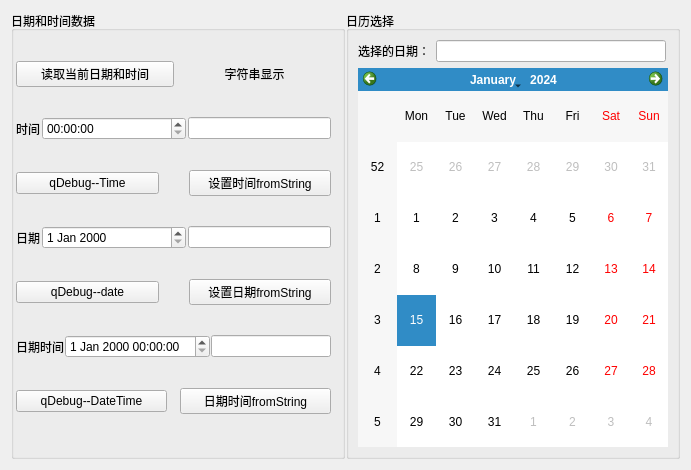
<?xml version="1.0" encoding="UTF-8"?>
<ui version="4.0">
 <class>Widget</class>
 <widget class="QWidget" name="Widget">
  <property name="geometry">
   <rect>
    <x>0</x>
    <y>0</y>
    <width>691</width>
    <height>470</height>
   </rect>
  </property>
  <property name="windowTitle">
   <string>日期和时间数据</string>
  </property>
  <layout class="QHBoxLayout" name="horizontalLayout_9" stretch="1,1">
   <property name="spacing">
    <number>1</number>
   </property>
   <item>
    <widget class="QGroupBox" name="groupBox">
     <property name="title">
      <string>日期和时间数据</string>
     </property>
     <property name="flat">
      <bool>false</bool>
     </property>
     <layout class="QVBoxLayout" name="verticalLayout_2" stretch="0,2,2,2,2,2,2">
      <property name="spacing">
       <number>2</number>
      </property>
      <property name="leftMargin">
       <number>2</number>
      </property>
      <property name="topMargin">
       <number>2</number>
      </property>
      <item>
       <layout class="QHBoxLayout" name="horizontalLayout_2">
        <item>
         <widget class="QPushButton" name="pushButton_SetCurDataAndTime">
          <property name="text">
           <string>读取当前日期和时间</string>
          </property>
         </widget>
        </item>
        <item>
         <widget class="QPushButton" name="pushButton">
          <property name="text">
           <string>字符串显示</string>
          </property>
          <property name="flat">
           <bool>true</bool>
          </property>
         </widget>
        </item>
       </layout>
      </item>
      <item>
       <layout class="QHBoxLayout" name="horizontalLayout_3" stretch="0,2,2">
        <property name="rightMargin">
         <number>2</number>
        </property>
        <item>
         <widget class="QLabel" name="label">
          <property name="text">
           <string>时间</string>
          </property>
         </widget>
        </item>
        <item>
         <widget class="QTimeEdit" name="timeEdit"/>
        </item>
        <item>
         <widget class="QLineEdit" name="lineEdit_time"/>
        </item>
       </layout>
      </item>
      <item>
       <layout class="QHBoxLayout" name="horizontalLayout_4">
        <property name="spacing">
         <number>30</number>
        </property>
        <property name="rightMargin">
         <number>2</number>
        </property>
        <item>
         <widget class="QPushButton" name="pushButton_qDebugTime">
          <property name="text">
           <string>qDebug--Time</string>
          </property>
         </widget>
        </item>
        <item>
         <widget class="QPushButton" name="pushButton_SetTimeFromString">
          <property name="text">
           <string>设置时间fromString</string>
          </property>
         </widget>
        </item>
       </layout>
      </item>
      <item>
       <layout class="QHBoxLayout" name="horizontalLayout_5" stretch="0,2,2">
        <property name="rightMargin">
         <number>2</number>
        </property>
        <item>
         <widget class="QLabel" name="label_2">
          <property name="text">
           <string>日期</string>
          </property>
         </widget>
        </item>
        <item>
         <widget class="QDateEdit" name="dateEdit"/>
        </item>
        <item>
         <widget class="QLineEdit" name="lineEdit__date"/>
        </item>
       </layout>
      </item>
      <item>
       <layout class="QHBoxLayout" name="horizontalLayout_6">
        <property name="spacing">
         <number>30</number>
        </property>
        <property name="rightMargin">
         <number>2</number>
        </property>
        <item>
         <widget class="QPushButton" name="pushButton_5">
          <property name="text">
           <string>qDebug--date</string>
          </property>
         </widget>
        </item>
        <item>
         <widget class="QPushButton" name="pushButton_SetDateFromString">
          <property name="text">
           <string>设置日期fromString</string>
          </property>
         </widget>
        </item>
       </layout>
      </item>
      <item>
       <layout class="QHBoxLayout" name="horizontalLayout_7" stretch="0,2,2">
        <property name="spacing">
         <number>1</number>
        </property>
        <property name="rightMargin">
         <number>2</number>
        </property>
        <item>
         <widget class="QLabel" name="label_3">
          <property name="text">
           <string>日期时间</string>
          </property>
         </widget>
        </item>
        <item>
         <widget class="QDateTimeEdit" name="dateTimeEdit"/>
        </item>
        <item>
         <widget class="QLineEdit" name="lineEdit_dataAndtime"/>
        </item>
       </layout>
      </item>
      <item>
       <layout class="QHBoxLayout" name="horizontalLayout_8" stretch="1,1">
        <property name="spacing">
         <number>13</number>
        </property>
        <property name="rightMargin">
         <number>2</number>
        </property>
        <item>
         <widget class="QPushButton" name="pushButton_qDebugDateTime">
          <property name="text">
           <string>qDebug--DateTime</string>
          </property>
         </widget>
        </item>
        <item>
         <widget class="QPushButton" name="pushButton_SetDateAndTimeFromString">
          <property name="text">
           <string>日期时间fromString</string>
          </property>
         </widget>
        </item>
       </layout>
      </item>
     </layout>
    </widget>
   </item>
   <item>
    <widget class="QGroupBox" name="groupBox_2">
     <property name="title">
      <string>日历选择</string>
     </property>
     <layout class="QVBoxLayout" name="verticalLayout">
      <item>
       <layout class="QHBoxLayout" name="horizontalLayout">
        <property name="rightMargin">
         <number>2</number>
        </property>
        <item>
         <widget class="QLabel" name="label_4">
          <property name="text">
           <string>选择的日期：</string>
          </property>
         </widget>
        </item>
        <item>
         <widget class="QLineEdit" name="lineEdit_calendar"/>
        </item>
       </layout>
      </item>
      <item>
       <widget class="QCalendarWidget" name="calendarWidget"/>
      </item>
     </layout>
    </widget>
   </item>
  </layout>
 </widget>
 <resources/>
 <connections/>
</ui>
